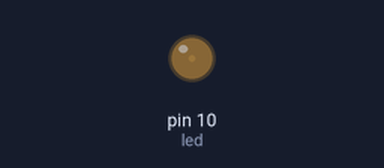
The sketch below on a simulated Arduino Uno, built with avr-gcc and run on an emulated ATmega328P. On the bench: output pins drawn as LEDs (lit = HIGH).

Above: at 0.05 s.
At 0.5 s:
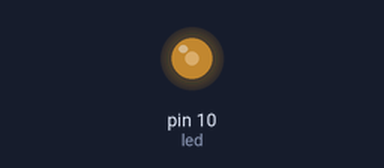
At 0.9 s:
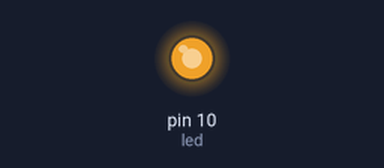
At 1.8 s:
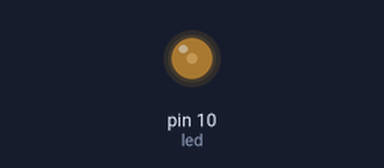
Timing chart, 0 to 4.8 s (numbered marks = the images above):
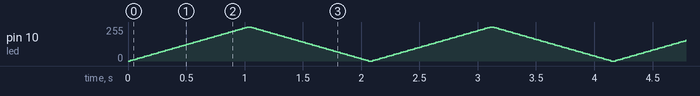

The sketch:

esmaecer.ino
```cpp
const int led = 10;
int intensidade = 0;

void setup() {
  pinMode(led, OUTPUT);
}

void loop() {
  for (intensidade = 0; intensidade <= 255; intensidade += 5) {
    analogWrite(led, intensidade);
    delay(20);
  }
  for (intensidade = 255; intensidade >= 0; intensidade -= 5) {
    analogWrite(led, intensidade);
    delay(20);
  }
}
```
